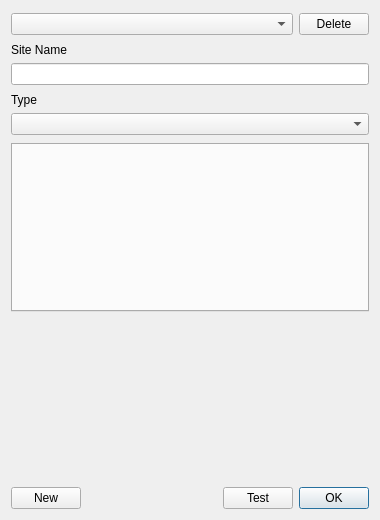
<?xml version="1.0" encoding="UTF-8"?>
<ui version="4.0">
 <class>SiteQuickManagerDialog</class>
 <widget class="QDialog" name="SiteQuickManagerDialog">
  <property name="geometry">
   <rect>
    <x>0</x>
    <y>0</y>
    <width>380</width>
    <height>520</height>
   </rect>
  </property>
  <property name="windowTitle">
   <string>Site Quick Manage</string>
  </property>
  <layout class="QVBoxLayout" name="verticalLayout">
   <item>
    <layout class="QVBoxLayout" name="verticalLayout_2">
     <property name="spacing">
      <number>6</number>
     </property>
     <item>
      <spacer name="verticalSpacer_6">
       <property name="orientation">
        <enum>Qt::Vertical</enum>
       </property>
       <property name="sizeType">
        <enum>QSizePolicy::Fixed</enum>
       </property>
       <property name="sizeHint" stdset="0">
        <size>
         <width>20</width>
         <height>2</height>
        </size>
       </property>
      </spacer>
     </item>
     <item>
      <layout class="QHBoxLayout" name="horizontalLayout_2" stretch="1,0">
       <item>
        <widget class="QComboBox" name="list"/>
       </item>
       <item>
        <widget class="QPushButton" name="del">
         <property name="maximumSize">
          <size>
           <width>70</width>
           <height>16777215</height>
          </size>
         </property>
         <property name="text">
          <string>Delete</string>
         </property>
         <property name="autoDefault">
          <bool>false</bool>
         </property>
        </widget>
       </item>
      </layout>
     </item>
     <item>
      <spacer name="verticalSpacer_4">
       <property name="orientation">
        <enum>Qt::Vertical</enum>
       </property>
       <property name="sizeType">
        <enum>QSizePolicy::Fixed</enum>
       </property>
       <property name="sizeHint" stdset="0">
        <size>
         <width>20</width>
         <height>2</height>
        </size>
       </property>
      </spacer>
     </item>
     <item>
      <widget class="QLabel" name="label_2">
       <property name="text">
        <string>Site Name</string>
       </property>
      </widget>
     </item>
     <item>
      <widget class="QLineEdit" name="name"/>
     </item>
     <item>
      <spacer name="verticalSpacer_2">
       <property name="orientation">
        <enum>Qt::Vertical</enum>
       </property>
       <property name="sizeType">
        <enum>QSizePolicy::Fixed</enum>
       </property>
       <property name="sizeHint" stdset="0">
        <size>
         <width>20</width>
         <height>2</height>
        </size>
       </property>
      </spacer>
     </item>
     <item>
      <widget class="QLabel" name="label_4">
       <property name="text">
        <string>Type</string>
       </property>
      </widget>
     </item>
     <item>
      <widget class="QComboBox" name="type"/>
     </item>
     <item>
      <spacer name="verticalSpacer_5">
       <property name="orientation">
        <enum>Qt::Vertical</enum>
       </property>
       <property name="sizeType">
        <enum>QSizePolicy::Fixed</enum>
       </property>
       <property name="sizeHint" stdset="0">
        <size>
         <width>20</width>
         <height>2</height>
        </size>
       </property>
      </spacer>
     </item>
     <item>
      <widget class="QTabWidget" name="tabWidget">
       <property name="tabPosition">
        <enum>QTabWidget::North</enum>
       </property>
      </widget>
     </item>
     <item>
      <spacer name="verticalSpacer">
       <property name="orientation">
        <enum>Qt::Vertical</enum>
       </property>
       <property name="sizeHint" stdset="0">
        <size>
         <width>20</width>
         <height>40</height>
        </size>
       </property>
      </spacer>
     </item>
    </layout>
   </item>
   <item>
    <layout class="QHBoxLayout" name="horizontalLayout">
     <item>
      <widget class="QPushButton" name="newSite">
       <property name="maximumSize">
        <size>
         <width>70</width>
         <height>16777215</height>
        </size>
       </property>
       <property name="text">
        <string>New</string>
       </property>
       <property name="autoDefault">
        <bool>false</bool>
       </property>
      </widget>
     </item>
     <item>
      <spacer name="horizontalSpacer">
       <property name="orientation">
        <enum>Qt::Horizontal</enum>
       </property>
       <property name="sizeHint" stdset="0">
        <size>
         <width>40</width>
         <height>20</height>
        </size>
       </property>
      </spacer>
     </item>
     <item>
      <widget class="QPushButton" name="connect">
       <property name="maximumSize">
        <size>
         <width>70</width>
         <height>16777215</height>
        </size>
       </property>
       <property name="text">
        <string>Test</string>
       </property>
       <property name="autoDefault">
        <bool>false</bool>
       </property>
      </widget>
     </item>
     <item>
      <widget class="QPushButton" name="saveSite">
       <property name="maximumSize">
        <size>
         <width>70</width>
         <height>16777215</height>
        </size>
       </property>
       <property name="text">
        <string>OK</string>
       </property>
      </widget>
     </item>
    </layout>
   </item>
  </layout>
 </widget>
 <resources/>
 <connections/>
</ui>
